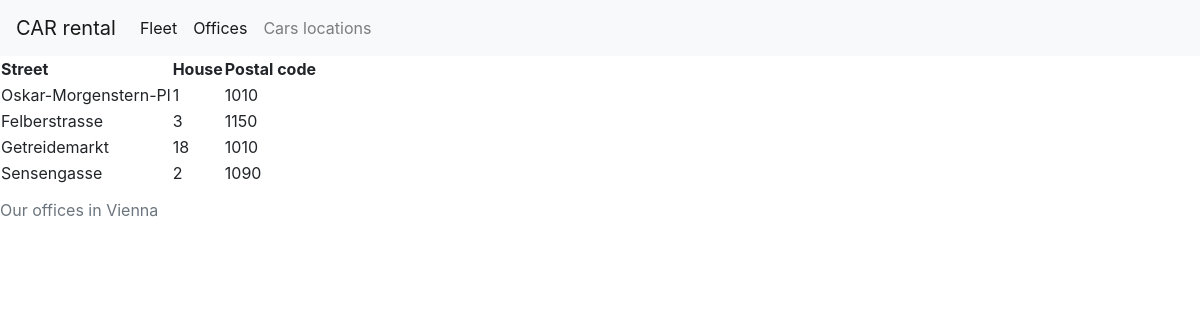
/bootstrap/office_list.php, run on the app's committed database.
### tables this page shows
CREATE TABLE `offices` (
  `office_id` int(11) NOT NULL,
  `street` varchar(30) DEFAULT NULL,
  `house` smallint(5) UNSIGNED DEFAULT NULL,
  `postal_code` mediumint(8) UNSIGNED DEFAULT NULL,
  `latitude` float DEFAULT NULL,
  `longitude` float DEFAULT NULL
);

### bootstrap/office_list.php (the view, shortened to what this page needs)
<?php
require_once('db_connect_cr11.php');
$sql = "SELECT street, house, postal_code
				FROM offices;";
$result = $mysqli->query($sql);
if (!$result) {
	ivansEchoError ($mysqli, $sql);
} else {
	$offices = $result->fetch_all(MYSQLI_ASSOC);
}
?>
<!DOCTYPE html>
<html lang="en">
<head>
	<link rel="stylesheet" href="https://stackpath.bootstrapcdn.com/bootstrap/4.1.1/css/bootstrap.min.css">
</head>
<header>
	<nav class="navbar navbar-expand-lg navbar-light bg-light">
  <a class="navbar-brand" href="#">CAR rental</a>
  <div class="collapse navbar-collapse" id="navbarNav">
    <ul class="navbar-nav">
      <li class="nav-item active">
        <a class="nav-link" href="cars_list.php">Fleet<span class="sr-only">(current)</span></a>
      </li>
      <li class="nav-item active">
        <a class="nav-link" href="office_list.php">Offices</a>
      </li><li class="nav-item">
        <a class="nav-link" href="cars_locations.php">Cars locations</a>
      </li>
    </ul>
  </div>
</nav>
</header>
<body>
	<table>
		<caption>Our offices in Vienna</caption>
		<thead>
			<tr>
				<th>Street</th>
				<th>House</th>
				<th>Postal code</th>
			</tr>
		</thead>
		<tbody>
			<?php
			foreach ($offices as $anOffice) {
				echo "<tr>";
				foreach ($anOffice as $feature) {
					echo "<td>". $feature . "</td>";
				}
				echo "</tr>";
			}
			?>
		</tbody>
	</table>
</body>
</html>

### data on the page
offices: street "Oskar-Morgenstern-Pl", house "1", postal_code "1010"
offices: street "Felberstrasse", house "3", postal_code "1150"
offices: street "Getreidemarkt", house "18", postal_code "1010"
offices: street "Sensengasse", house "2", postal_code "1090"
